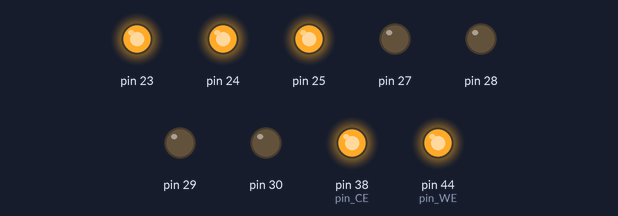
A sketch run on a simulated Arduino Mega 2560, built with avr-gcc and run on an emulated ATmega2560. Shown: output pins drawn as LEDs (lit = HIGH). Pins used as bus, display or sensor lines are not drawn.

Above: at 0.1 s.
Timing chart, 0 to 1.6 s (numbered marks = the images above):
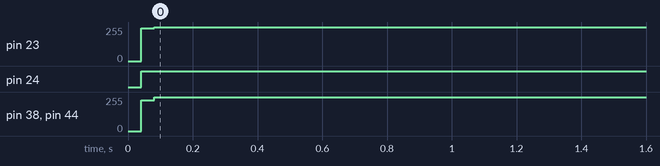

The sketch:

vrc6brat.ino
```cpp
#include <stdint.h>

#include "simpleplayer.h"
#include "ports.h"

#include "vrc6brat.h"

#define ADDR_PORT PORTA
#define ADDR_PORT_DDR DDRA

#define DATA_PORT PORTC
#define DATA_PORT_DDR DDRC

static uint8_t const pin_WE = 44;
static uint8_t const pin_CE = 38;

uint8_t const VRC6AddrBase = 0x0; // 0x8000 on NES
uint8_t const VRC6AddrChanShift = 2;
uint8_t const VRC6Pulse1Base = VRC6AddrBase | (1 << VRC6AddrChanShift); // 0x9000 on NES
uint8_t const VRC6Pulse2Base = VRC6AddrBase | (2 << VRC6AddrChanShift); // 0xa000 on NES
uint8_t const VRC6SawBase = VRC6AddrBase | (3 << VRC6AddrChanShift); // 0xb000 on NES

//static int const pinVRC6OSCEN = 27;

void writeAddr(uint8_t addr) {
    ADDR_PORT = addr;
}

void writeData(uint8_t value) {
    DATA_PORT = value;
}

void port_write(uint8_t addr, uint8_t data) {
    writeAddr(addr);
    DATA_PORT_DDR = 0xff;
    writeData(data);
    digitalWrite(pin_WE, 1);
    digitalWrite(pin_CE, 0);
    digitalWrite(pin_WE, 0);

    // delay
    delayMicroseconds(250);

    digitalWrite(pin_WE, 1);
    digitalWrite(pin_CE, 1);
}

void setup() {
//    digitalWrite(pinVRC6OSCEN, 0);
//    pinMode(pinVRC6OSCEN, OUTPUT);
//    digitalWrite(pinVRC6OSCEN, 0);

    pinMode(pin_CE, OUTPUT);
    pinMode(pin_WE, OUTPUT);
    digitalWrite(pin_CE, 1);
    digitalWrite(pin_WE, 1);

    ADDR_PORT_DDR = 0xff;
    writeAddr(0);
    writeData(0);

    // init vrc6

    port_write(VRC6AddrBase | (0x1 << VRC6AddrChanShift) | 0x03, 0x00); // 0x9003

	port_write(VRC6AddrBase, 0x00); // 0x8000
	port_write(VRC6AddrBase | (0x4 << VRC6AddrChanShift), 0x00); // 0xc000

	port_write(VRC6SawBase | 0x3, 0x08); // 0xa003
	port_write(VRC6AddrBase | (0x7 << VRC6AddrChanShift) | 0x00, 0x00); // 0xf000
	port_write(VRC6AddrBase | (0x7 << VRC6AddrChanShift) | 0x01, 0x00); // 0xf001
	port_write(VRC6AddrBase | (0x7 << VRC6AddrChanShift) | 0x02, 0x00); // 0xf002

    // init vrc6 sound

	port_write(VRC6Pulse1Base | 0x0, 0x7f);
	port_write(VRC6Pulse1Base | 0x1, 0x00);
	port_write(VRC6Pulse1Base | 0x2, 0x00);

	port_write(VRC6Pulse2Base | 0x0, 0x7f);
	port_write(VRC6Pulse2Base | 0x1, 0x00);
	port_write(VRC6Pulse2Base | 0x2, 0x00);

	port_write(VRC6SawBase | 0x0, 0x3f);
	port_write(VRC6SawBase | 0x1, 0x00);
	port_write(VRC6SawBase | 0x2, 0x00);

//    digitalWrite(pinVRC6OSCEN, 1);
}

void loop(void) {
    simpleplayer();
    //funplayer();
}
```

simpleplayer.h
```cpp
#ifndef _SIMPLEPLAYER_H_
#define _SIMPLEPLAYER_H_

void simpleplayer(void);

#endif
```

vrc6brat.h
```cpp
#ifndef VRC6BRAT_H
#define VRC6BRAT_H

#include <avr/pgmspace.h>

extern uint8_t const VRC6AddrBase;
extern uint8_t const VRC6AddrChanShift;
extern uint8_t const VRC6Pulse1Base;
extern uint8_t const VRC6Pulse2Base;
extern uint8_t const VRC6SawBase;

#endif
```

ports.h
```cpp
#ifndef _PORTS_H_
#define _PORTS_H_

void port_write(uint8_t addr, uint8_t data);

#endif
```

Measured:
- by itself, pin 23, pin 38 (pin_CE), pin 44 (pin_WE): 0/255 → 255/255 at 0.04 s
- by itself, pin 24: LOW → HIGH at 0.04 s
